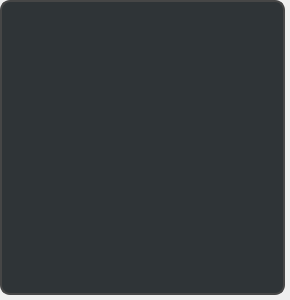
<?xml version="1.0" encoding="UTF-8"?>
<ui version="4.0">
 <class>RemindersContainer</class>
 <widget class="QDialog" name="RemindersContainer">
  <property name="geometry">
   <rect>
    <x>0</x>
    <y>0</y>
    <width>290</width>
    <height>300</height>
   </rect>
  </property>
  <property name="minimumSize">
   <size>
    <width>0</width>
    <height>0</height>
   </size>
  </property>
  <property name="maximumSize">
   <size>
    <width>16777215</width>
    <height>500</height>
   </size>
  </property>
  <property name="windowTitle">
   <string>Dialog</string>
  </property>
  <property name="styleSheet">
   <string notr="true">QFrame#frame
{
	border: 1.5px solid rgb(70, 70, 70);
	border-radius: 10px;
	background-color: rgb(47, 52, 55);
	padding: 5px;
}</string>
  </property>
  <layout class="QVBoxLayout" name="verticalLayout">
   <property name="leftMargin">
    <number>0</number>
   </property>
   <property name="topMargin">
    <number>0</number>
   </property>
   <property name="rightMargin">
    <number>5</number>
   </property>
   <property name="bottomMargin">
    <number>5</number>
   </property>
   <item>
    <widget class="QFrame" name="frame">
     <property name="styleSheet">
      <string notr="true"/>
     </property>
     <property name="frameShape">
      <enum>QFrame::StyledPanel</enum>
     </property>
     <property name="frameShadow">
      <enum>QFrame::Raised</enum>
     </property>
     <layout class="QVBoxLayout" name="verticalLayout_2">
      <property name="spacing">
       <number>0</number>
      </property>
      <property name="leftMargin">
       <number>0</number>
      </property>
      <property name="topMargin">
       <number>0</number>
      </property>
      <property name="rightMargin">
       <number>0</number>
      </property>
      <property name="bottomMargin">
       <number>0</number>
      </property>
      <item>
       <widget class="QScrollArea" name="scrollArea">
        <property name="styleSheet">
         <string notr="true">QScrollArea
{
	border: none;
	background-color: rgb(47, 52, 55);
}</string>
        </property>
        <property name="verticalScrollBarPolicy">
         <enum>Qt::ScrollBarAlwaysOff</enum>
        </property>
        <property name="widgetResizable">
         <bool>true</bool>
        </property>
        <property name="alignment">
         <set>Qt::AlignLeading|Qt::AlignLeft|Qt::AlignTop</set>
        </property>
        <widget class="QWidget" name="mainArea">
         <property name="geometry">
          <rect>
           <x>0</x>
           <y>0</y>
           <width>271</width>
           <height>281</height>
          </rect>
         </property>
         <property name="styleSheet">
          <string notr="true">background-color: rgba(255, 255, 255, 0);</string>
         </property>
         <layout class="QVBoxLayout" name="verticalLayout_3">
          <property name="spacing">
           <number>10</number>
          </property>
          <property name="leftMargin">
           <number>0</number>
          </property>
          <property name="topMargin">
           <number>0</number>
          </property>
          <property name="rightMargin">
           <number>0</number>
          </property>
          <property name="bottomMargin">
           <number>0</number>
          </property>
         </layout>
        </widget>
       </widget>
      </item>
     </layout>
    </widget>
   </item>
  </layout>
 </widget>
 <resources/>
 <connections/>
</ui>
